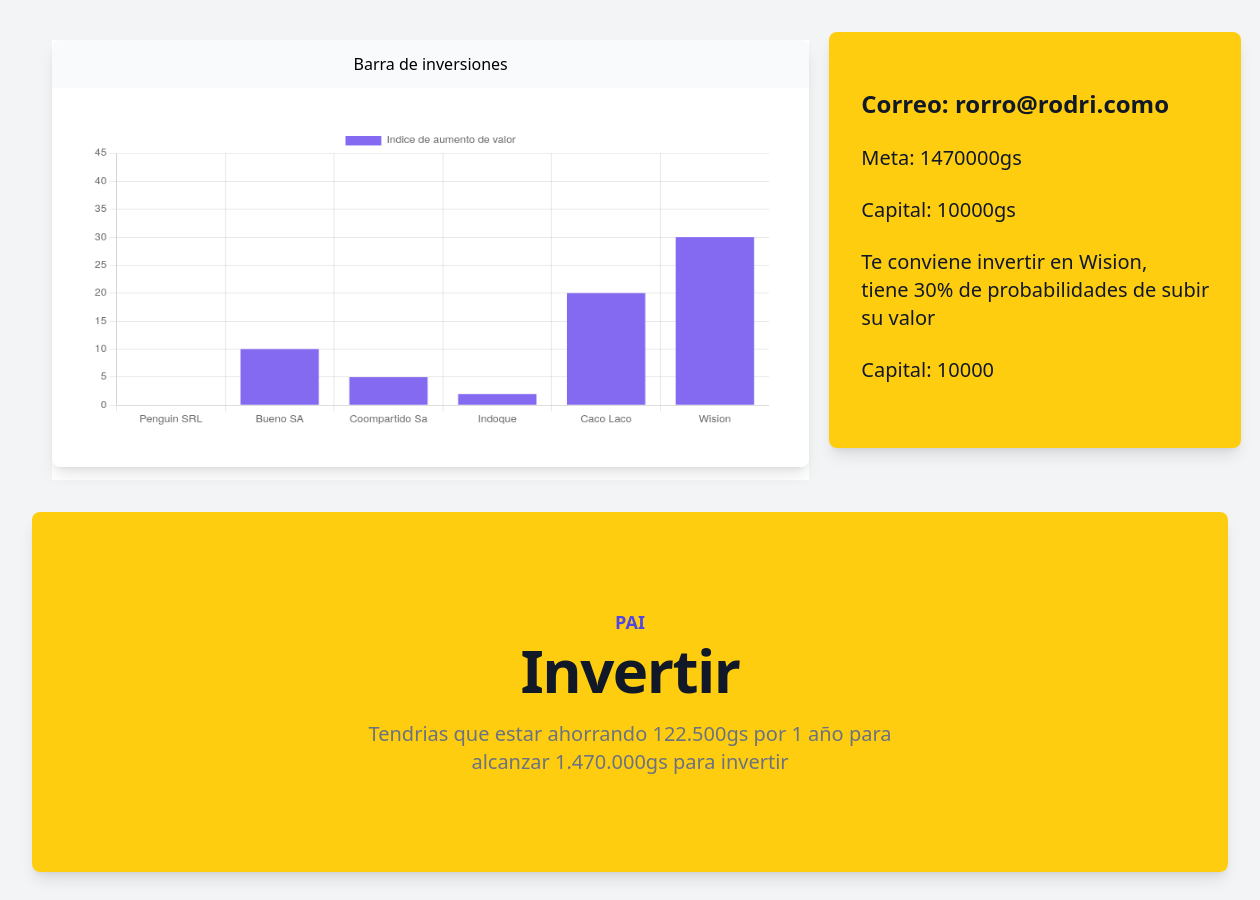
The app's page /analisis, older data.
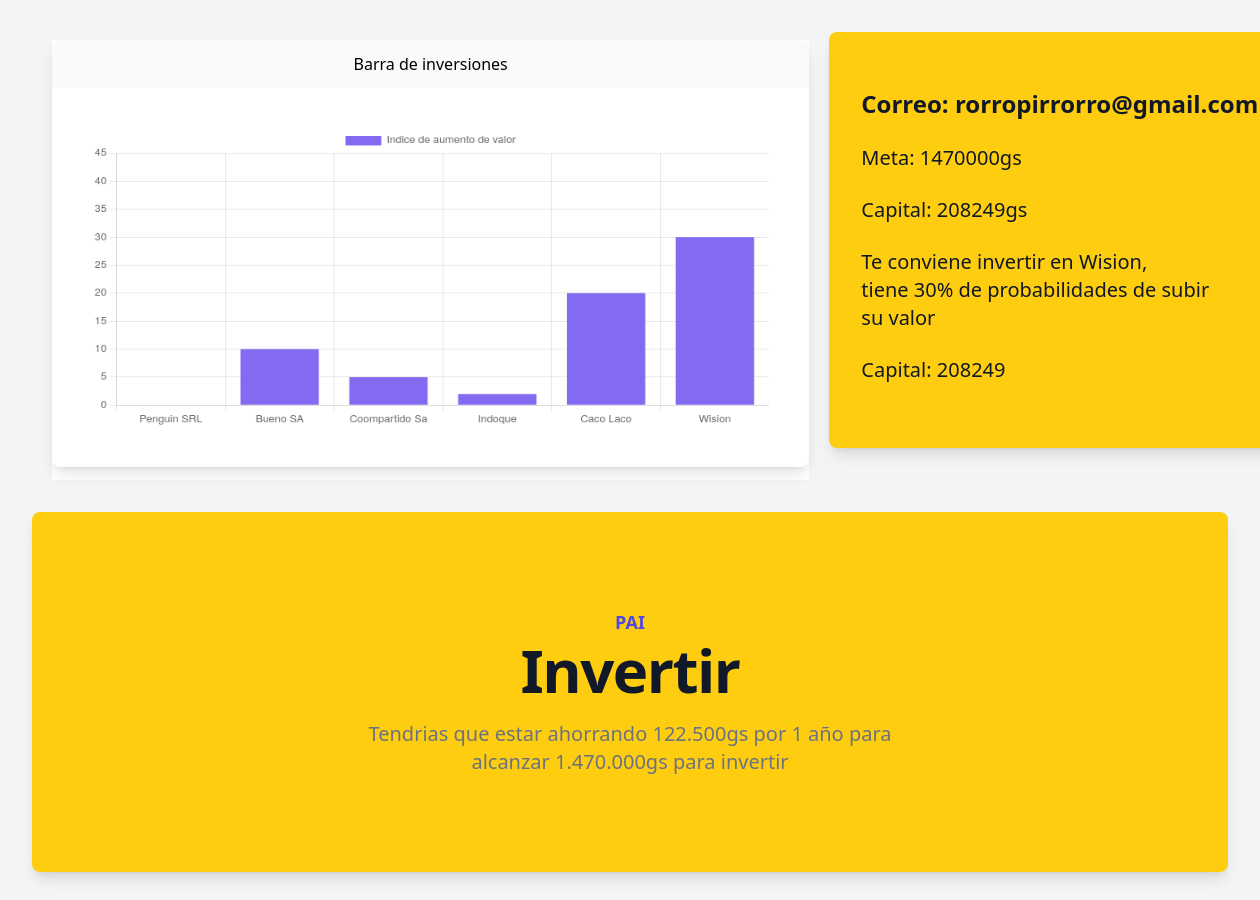
The same page, newer data.
### tables this page shows
CREATE TABLE "clientes" (
	"id"	INTEGER,
	"nombre"	TEXT,
	"correo"	TEXT,
	"ingreso"	INTEGER,
	"egreso"	INTEGER,
	"fechas"	INTEGER,
	PRIMARY KEY("id")
);

### app.py (the view)
@app.route('/analisis')
def client():
    client = recibir_clientes()
    for i in client:
        if i[0]==1:
            client = i
    cct = client[3] - client[4]
    return render_template("analisis.html", client=client, total = cct)

### app.py (called while the page is built)
def conectar():
    db = sqlite3.connect('database.db')
    cursor = db.cursor()
    return db, cursor

def cerrar(conn):
    conn.commit()
    conn.close()

def recibir_clientes():
    db, cursor = conectar()
    cursor.execute("SELECT * FROM clientes")
    clientes = (cursor.fetchall())
    cerrar(db)
    return clientes

### templates/analisis.html (shortened to what this page needs)
<!DOCTYPE html>
<html lang="en">
<head>
    <script src="https://cdn.tailwindcss.com"></script>
</head>
<body>
    <div class="content-between bg-gray-100">
        <div class="bg-gray-100 grid grid-cols-3 grid-rows-1 mx-auto max-w-7xl px-4 sm:px-6 lg:px-8">
            <div class="bg-white col-span-2 mt-10 mx-5 max-w-3xl">
                <div class="shadow-lg rounded-lg overflow-hidden">
                    <div class="text-center py-3 px-5 bg-gray-50">Barra de inversiones</div>
                    <canvas class="p-10" id="chartBar"></canvas>
                  </div>
                  <script>
                    const labelsBarChart = [
                      "Penguin SRL",
                      "Bueno SA",
                      "Coompartido Sa",
                      "Indoque",
                      "Caco Laco",
                      "Wision",
                    ];
                    const dataBarChart = {
                      labels: labelsBarChart,
                      datasets: [
                        {
                          label: "Indice de aumento de valor",
                          backgroundColor: "hsl(252, 82.9%, 67.8%)",
                          borderColor: "hsl(252, 82.9%, 67.8%)",
                          data: [0, 10, 5, 2, 20, 30, 45],
                        },
                      ],
                    };
                    const configBarChart = {
                      type: "bar",
                      data: dataBarChart,
                      options: {},
                    };
                    var chartBar = new Chart(
                      document.getElementById("chartBar"),
                      configBarChart
                    );
                  </script>
            </div>
            <div class="bg-[#FFCD10] row-span-2 mx-auto m-8 p-8 max-w-3xl shadow-lg rounded-lg overflow-hidden">
                <div>
                    <div class="mt-6 min-w-0 flex-1 sm:block 2xl">
                        <h1 class="truncate text-2xl font-bold text-gray-900">Correo: {{ client[2] }}</h1>
                    </div>
                    <div class="mt-6 min-w-0 flex-1 sm:block 2xl">
                        <h1 class="truncate text-xl text-gray-900">Meta: 1470000gs</h1>
                    </div>
                    <div class="mt-6 min-w-0 flex-1 sm:block 2xl">
                        <h1 class="truncate text-xl text-gray-900">Capital: {{ total }}gs</h1>
                    </div>
                    <div class="mt-6 min-w-0 flex-1 sm:block 2xl">
                        <h1 class="truncate text-xl text-gray-900">Te conviene invertir en Wision, <br> tiene 30% de probabilidades de subir <br> su valor</h1>
                    </div>
                    <div class="mt-6 min-w-0 flex-1 sm:block 2xl">
                        <h1 class="truncate text-xl text-gray-900">Capital: {{ total }}</h1>
                    </div>
                    </div>
                </div>
            </div>
            <div class="p-8 col-span-2">
                <div class="mx-auto max-w-3x2 shadow-lg rounded-lg overflow-hidden">
                    <div class="bg-[#FFCD10]">
                        <div class="mx-auto max-w-7xl py-16 px-4 sm:py-24 sm:px-6 lg:px-8">
                            <div class="text-center">
                                <h2 class="text-lg font-semibold text-indigo-600">PAI</h2>
                                <p class="mt-1 text-4xl font-bold tracking-tight text-gray-900 sm:text-5xl lg:text-6xl">Invertir</p>
                                <p class="mx-auto mt-5 max-w-xl text-xl text-gray-500">Tendrias que estar ahorrando 122.500gs por 1 año para alcanzar 1.470.000gs para invertir</p>
                            </div>
                        </div>
                    </div>
                </div>
            </div>
    </div>
</body>
</html>

Row changes from the older to the newer data that the page shows:
changed clientes: correo "rorro@rodri.como" → "rorropirrorro@gmail.com"
Text that changed along with them:
{{ total }}: "10000" → "208249"
